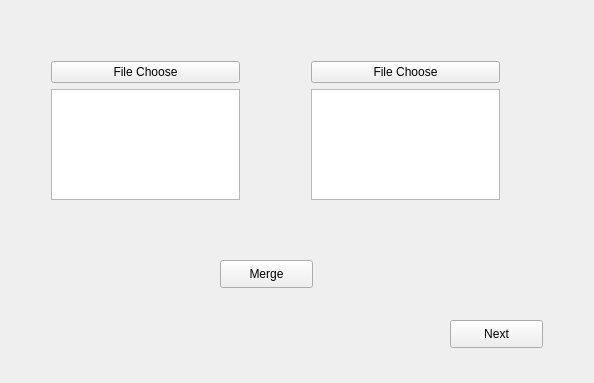
<?xml version="1.0" encoding="UTF-8"?>
<ui version="4.0">
 <class>GuiPage2</class>
 <widget class="QWidget" name="GuiPage2">
  <property name="geometry">
   <rect>
    <x>0</x>
    <y>0</y>
    <width>594</width>
    <height>383</height>
   </rect>
  </property>
  <property name="windowTitle">
   <string>Merge</string>
  </property>
  <widget class="QWidget" name="layoutWidget">
   <property name="geometry">
    <rect>
     <x>40</x>
     <y>50</y>
     <width>211</width>
     <height>161</height>
    </rect>
   </property>
   <layout class="QGridLayout" name="gridLayout_2">
    <item row="0" column="0">
     <widget class="QPushButton" name="pushButton">
      <property name="text">
       <string>File Choose</string>
      </property>
     </widget>
    </item>
    <item row="1" column="0">
     <widget class="QPlainTextEdit" name="plainTextEdit"/>
    </item>
   </layout>
  </widget>
  <widget class="QWidget" name="layoutWidget_2">
   <property name="geometry">
    <rect>
     <x>300</x>
     <y>50</y>
     <width>211</width>
     <height>161</height>
    </rect>
   </property>
   <layout class="QGridLayout" name="gridLayout_3">
    <item row="0" column="0">
     <widget class="QPushButton" name="pushButton_2">
      <property name="text">
       <string>File Choose</string>
      </property>
     </widget>
    </item>
    <item row="1" column="0">
     <widget class="QPlainTextEdit" name="plainTextEdit_2"/>
    </item>
   </layout>
  </widget>
  <widget class="QPushButton" name="pushButton_3">
   <property name="geometry">
    <rect>
     <x>220</x>
     <y>260</y>
     <width>93</width>
     <height>28</height>
    </rect>
   </property>
   <property name="text">
    <string>Merge</string>
   </property>
  </widget>
  <widget class="QPushButton" name="pushButton_4">
   <property name="geometry">
    <rect>
     <x>450</x>
     <y>320</y>
     <width>93</width>
     <height>28</height>
    </rect>
   </property>
   <property name="text">
    <string>Next</string>
   </property>
  </widget>
 </widget>
 <layoutdefault spacing="6" margin="11"/>
 <resources/>
 <connections>
  <connection>
   <sender>pushButton</sender>
   <signal>clicked()</signal>
   <receiver>GuiPage2</receiver>
   <slot>Choose()</slot>
   <hints>
    <hint type="sourcelabel">
     <x>172</x>
     <y>69</y>
    </hint>
    <hint type="destinationlabel">
     <x>227</x>
     <y>19</y>
    </hint>
   </hints>
  </connection>
  <connection>
   <sender>pushButton_2</sender>
   <signal>clicked()</signal>
   <receiver>GuiPage2</receiver>
   <slot>Choose2()</slot>
   <hints>
    <hint type="sourcelabel">
     <x>394</x>
     <y>60</y>
    </hint>
    <hint type="destinationlabel">
     <x>466</x>
     <y>22</y>
    </hint>
   </hints>
  </connection>
  <connection>
   <sender>pushButton_3</sender>
   <signal>clicked()</signal>
   <receiver>GuiPage2</receiver>
   <slot>Merge()</slot>
   <hints>
    <hint type="sourcelabel">
     <x>278</x>
     <y>270</y>
    </hint>
    <hint type="destinationlabel">
     <x>330</x>
     <y>316</y>
    </hint>
   </hints>
  </connection>
  <connection>
   <sender>pushButton_4</sender>
   <signal>clicked()</signal>
   <receiver>GuiPage2</receiver>
   <slot>Next()</slot>
   <hints>
    <hint type="sourcelabel">
     <x>487</x>
     <y>336</y>
    </hint>
    <hint type="destinationlabel">
     <x>518</x>
     <y>273</y>
    </hint>
   </hints>
  </connection>
 </connections>
 <slots>
  <slot>Choose()</slot>
  <slot>Choose2()</slot>
  <slot>Merge()</slot>
  <slot>Next()</slot>
 </slots>
</ui>
